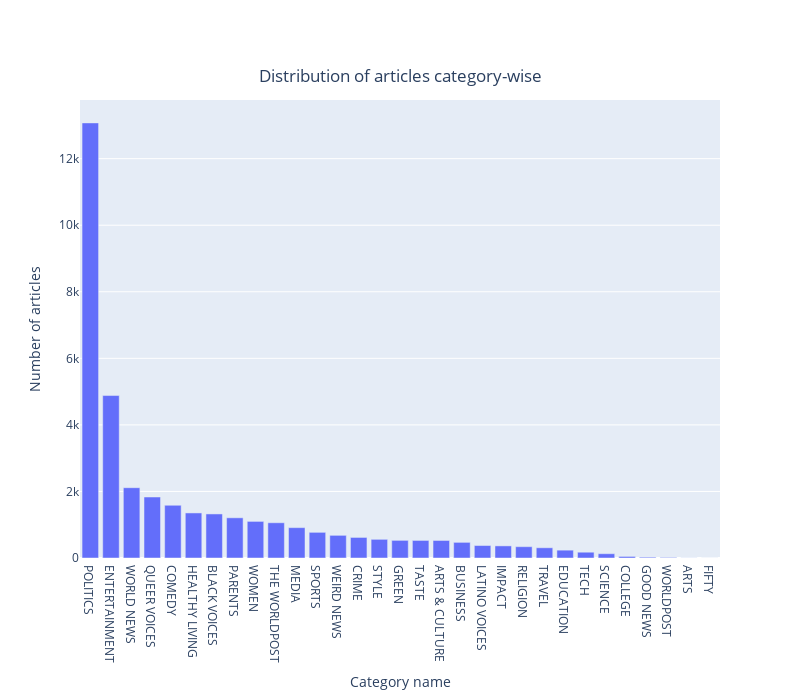

Write notebook code for a chart like this one.
### Markdown cell above
### b. distribution of articles category-wise:

### Code cell
fig = plotly.Figure([plotly.Bar(x = news_dataset["category"].value_counts().index, y = news_dataset["category"].value_counts().values)])
fig['layout'].update(title={"text" : 'Distribution of articles category-wise','y':0.9,'x':0.5,'xanchor': 'center','yanchor': 'top'}, xaxis_title="Category name", yaxis_title="Number of articles")
fig.update_layout(width=800,height=700)
fig

### Figure 1 — Plotly figure (JSON) as saved in the notebook; plotly's stock layout.template omitted (floating-point values rounded to 4 significant figures)
{"data": [{"type": "bar", "x": ["POLITICS", "ENTERTAINMENT", "WORLD NEWS", "QUEER VOICES", "COMEDY", "HEALTHY LIVING", "BLACK VOICES", "PARENTS", "WOMEN", "THE WORLDPOST", "MEDIA", "SPORTS", "WEIRD NEWS", "CRIME", "STYLE", "GREEN", "TASTE", "ARTS & CULTURE", "BUSINESS", "LATINO VOICES", "IMPACT", "RELIGION", "TRAVEL", "EDUCATION", "TECH", "SCIENCE", "COLLEGE", "GOOD NEWS", "WORLDPOST", "ARTS", "FIFTY"], "y": [13075, 4882, 2113, 1833, 1584, 1354, 1324, 1208, 1100, 1059, 912, 771, 681, 618, 561, 530, 528, 527, 470, 375, 364, 340, 307, 236, 174, 129, 47, 24, 16, 2, 1]}], "layout": {"height": 700, "title": {"text": "Distribution of articles category-wise", "x": 0.5, "xanchor": "center", "y": 0.9, "yanchor": "top"}, "width": 800, "xaxis": {"title": {"text": "Category name"}}, "yaxis": {"title": {"text": "Number of articles"}}}}
